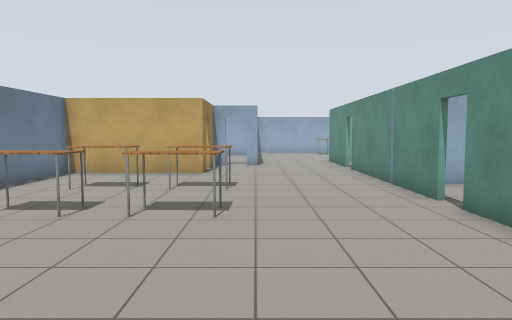
view 1 (above)

24 first-person views from a walk through a robot-simulator world made for Gazebo. The camera is 1.3 m above the floor, tilts 4° down and sees 70° across. The floor is counted in squares, 1 m on a side. Each view is taken from the middle of a square. On the plan, view 1 faces up. The plan holds only what a view shows up to about 15 squares ahead; the rest is blank. The robots in the file are not drawn. Gazebo's built-in surfaces are drawn with simple patterns.

view 2
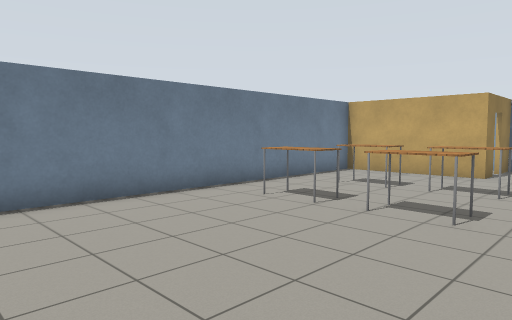

view 3
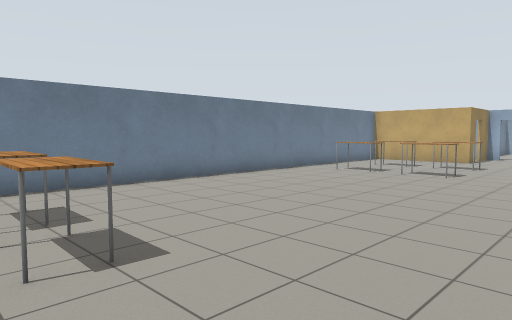

view 4
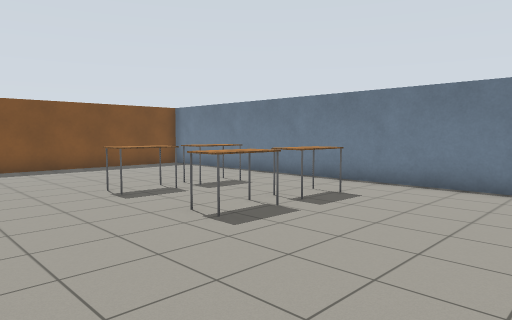

view 5
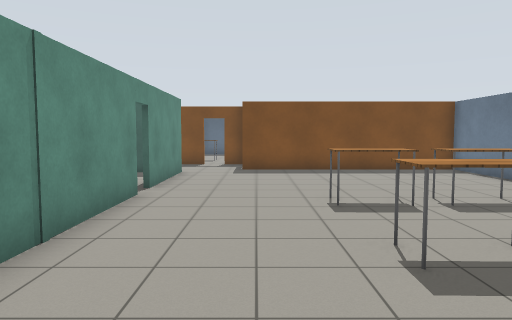

view 6
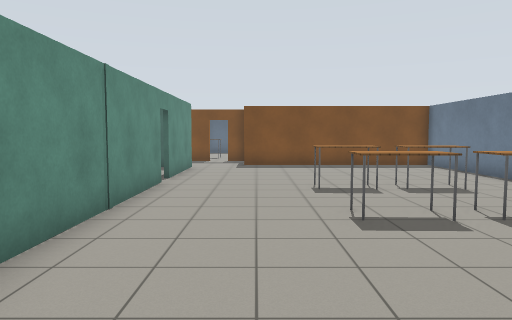

view 7
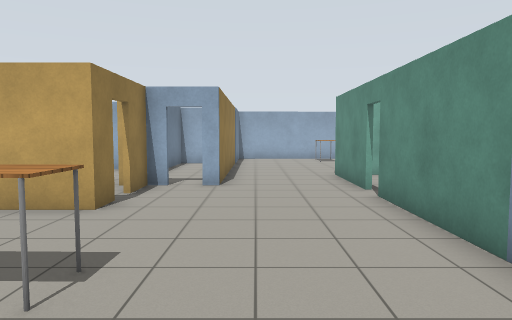

view 8
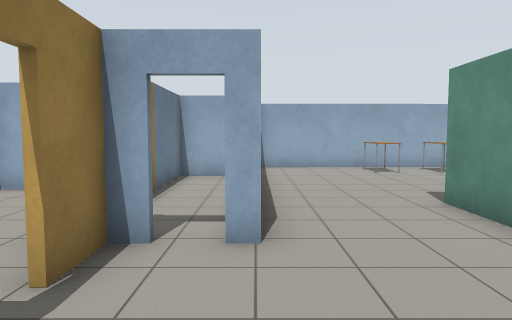

view 9
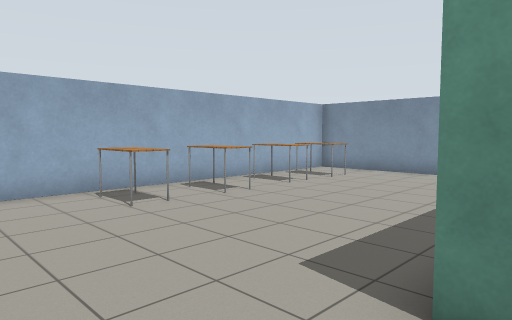

view 10
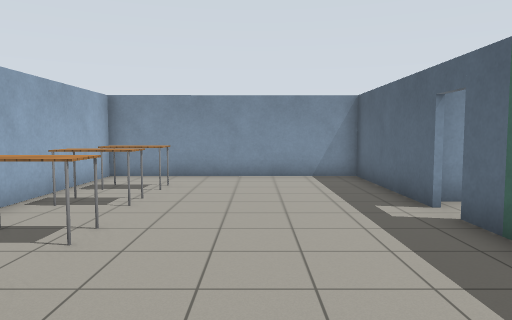

view 11
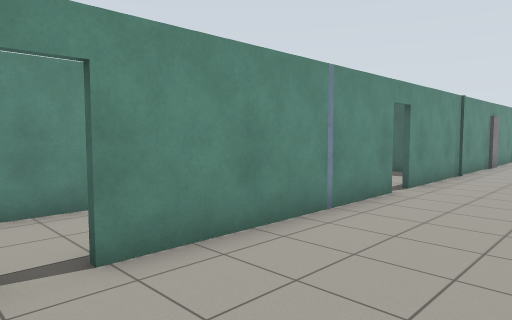

view 12
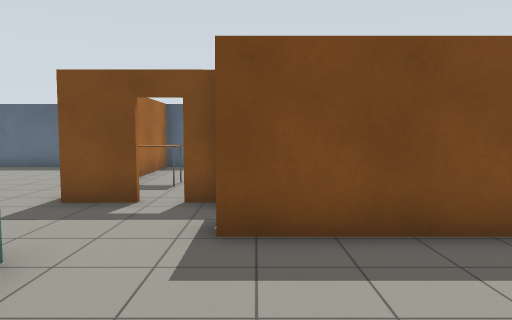

view 13
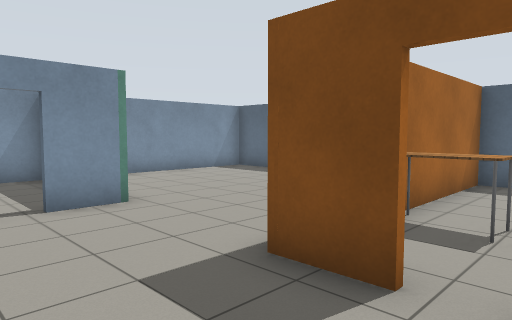

view 14
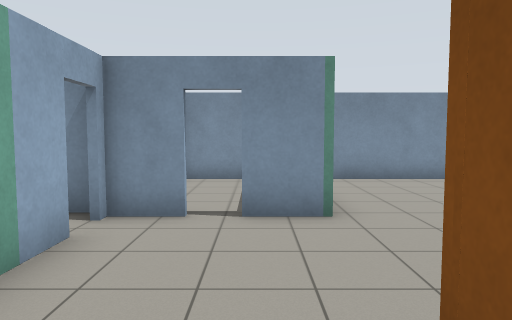

view 15
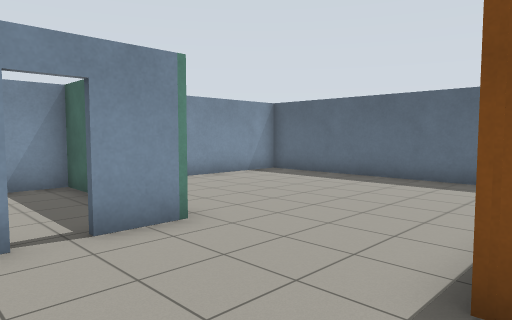

view 16
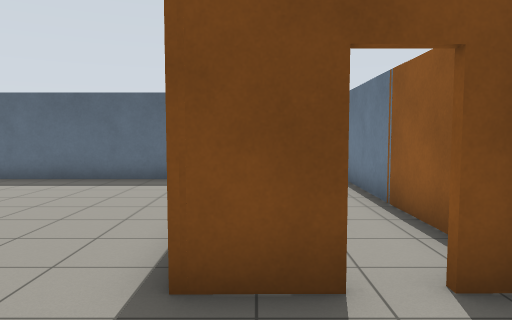

view 17
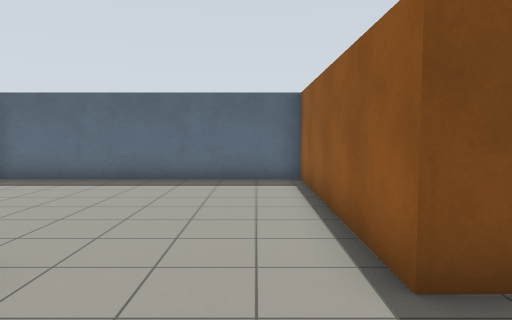

view 18
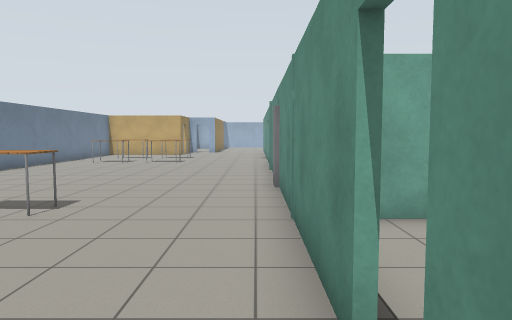

view 19
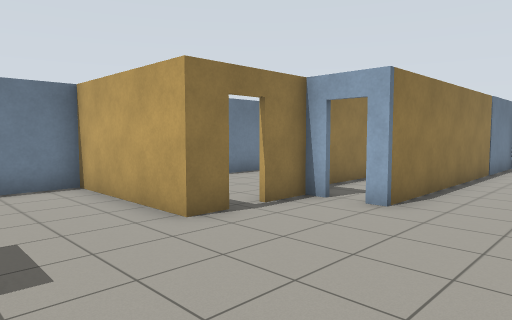

view 20
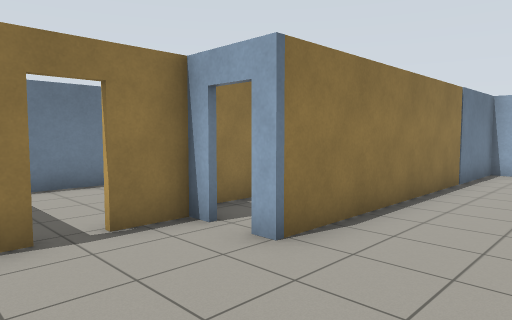

view 21
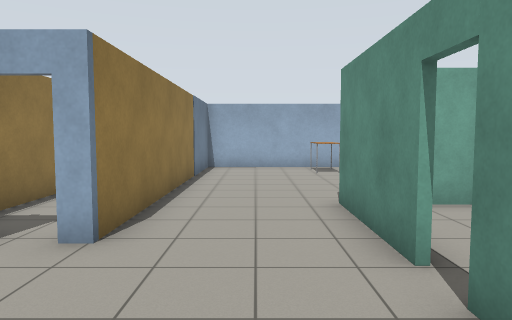

view 22
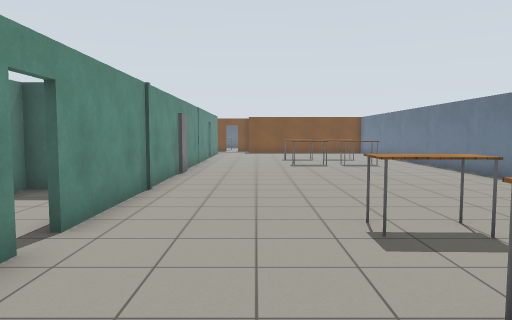

view 23
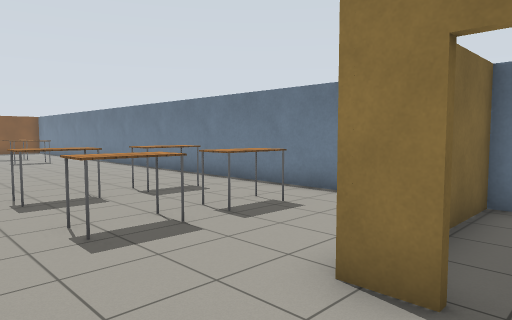

view 24
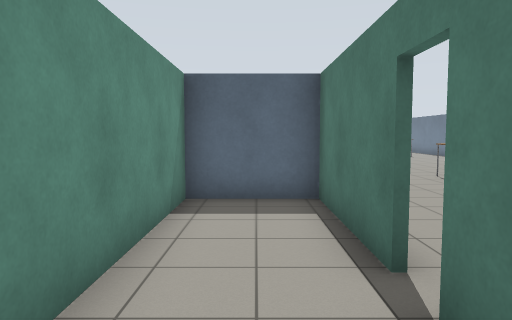

### Floor plan
Ten units are one square. View 1 is at (0, 0); x grows to the right and y downward. Boxes are objects, and circles mark ways between rooms. Rooms are numbered by the first view taken in them; rooms with no view inside come last. Other rooms are left out.
<svg viewBox="-68 -261 209 512">
<path fill="none" stroke="#000" d="M36 -71 36 -138M-18 -131 -18 -122 -63 -122 -63 146 15 146M36 -145 36 -179M-13 -153 -25 -153M-18 -154 -18 -140M64 -179 76 -179M36 90 36 -63M84 -179 134 -179 133 -256 1 -255 1 -153 -4 -153M36 137 36 97M87 173 87 158M87 150 87 136M32 169 47 169 47 246M37 246 136 246 136 182M76 136 63 136M37 -138 37 -97 64 -97 64 -151M37 -152 37 -145M61 -177 46 -177M-10 -224 -24 -224 -23 -163M15 186 15 215M46 216 46 201"/>
<rect x="-45" y="75" width="20" height="10" fill="#bbb"><title>table</title></rect>
<rect x="-45" y="45" width="20" height="10" fill="#bbb"><title>table</title></rect>
<rect x="-45" y="-65" width="20" height="10" fill="#bbb"><title>table</title></rect>
<rect x="-45" y="-95" width="20" height="10" fill="#bbb"><title>table</title></rect>
<rect x="-25" y="75" width="20" height="10" fill="#bbb"><title>table</title></rect>
<rect x="-25" y="45" width="20" height="10" fill="#bbb"><title>table</title></rect>
<rect x="-25" y="-65" width="20" height="10" fill="#bbb"><title>table</title></rect>
<rect x="-25" y="-95" width="20" height="10" fill="#bbb"><title>table</title></rect>
<rect x="35" y="-245" width="20" height="20" fill="#bbb"><title>table</title></rect>
<rect x="55" y="-245" width="20" height="20" fill="#bbb"><title>table</title></rect>
<rect x="85" y="-245" width="10" height="20" fill="#bbb"><title>table</title></rect>
<rect x="105" y="-245" width="10" height="20" fill="#bbb"><title>table</title></rect>
<rect x="25" y="185" width="20" height="20" fill="#bbb"><title>table</title></rect>
<circle cx="30" cy="140" r="3" fill="#2a7"/>
<circle cx="40" cy="-140" r="3" fill="#2a7"/>
<circle cx="-10" cy="-150" r="3" fill="#2a7"/>
<circle cx="30" cy="170" r="3" fill="#2a7"/>
<text x="10" y="-50">1</text>
<text x="80" y="200">2</text>
<text x="50" y="-140">3</text>
<text x="-10" y="-200">4</text>
<text x="30" y="190">5</text>
</svg>
Room 1 opens to room 2. Room 1 opens to room 3. Room 1 opens to room 4. Room 2 opens to room 5.

Where each view was taken, in squares from view 1:
view 1: 0 up, 0 right, facing up
view 2: 0 up, 1 right, facing up-left
view 3: 6 down, 3 right, facing up-left
view 4: 0 up, 3 right, facing down-left
view 5: 1 down, 1 right, facing down
view 6: 1 up, 1 right, facing down
view 7: 6 up, 1 right, facing up
view 8: 11 up, 0 right, facing up
view 9: 17 up, 1 right, facing up-right
view 10: 21 up, 2 right, facing right
view 11: 15 up, 0 right, facing down-right
view 12: 10 down, 1 right, facing down
view 13: 14 down, 2 right, facing down-right
view 14: 16 down, 3 right, facing right
view 15: 14 down, 4 right, facing down-right
view 16: 14 down, 4 right, facing down
view 17: 14 down, 6 right, facing down
view 18: 11 down, 3 right, facing up
view 19: 9 up, 3 right, facing up-left
view 20: 12 up, 3 right, facing up-left
view 21: 11 up, 2 right, facing up
view 22: 11 up, 1 right, facing down
view 23: 14 up, 1 right, facing down-left
view 24: 17 up, 5 right, facing down
